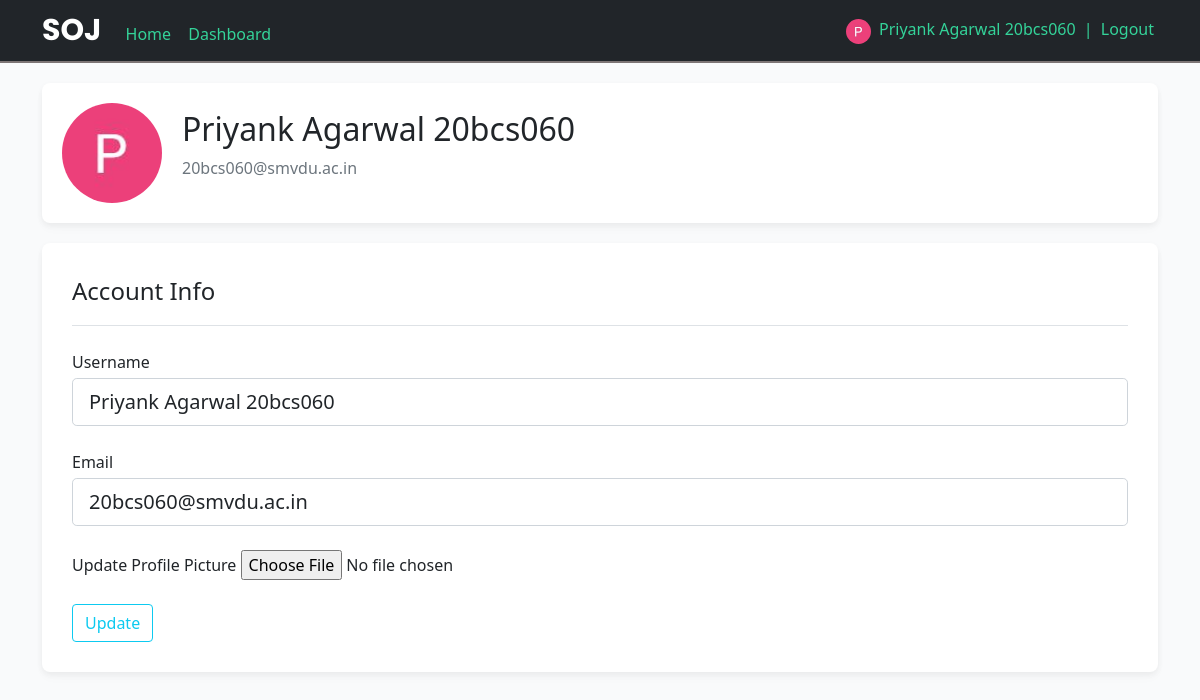
Page /account (signed in) on the committed database.
### SOJ/models.py (models this page shows, shortened)
class User(db.Model, UserMixin):
    id = db.Column(db.Integer, primary_key=True)
    username = db.Column(db.String(20), unique=True, nullable=False)
    email = db.Column(db.String(120), unique=True, nullable=False)
    image_file = db.Column(db.String(20), nullable=False, default='default.jpg')
    password = db.Column(db.String(60), nullable=False)

### SOJ/users/routes.py (the view)
@users.route("/account", methods=['GET', 'POST'])
@login_required
def account():
    form = UpdateAccountForm()
    if form.validate_on_submit():
        if form.picture.data:
            picture_file = save_picture(form.picture.data)
            current_user.image_file = picture_file
        current_user.username = form.username.data
        current_user.email = form.email.data
        db.session.commit()
        flash('Your account has been updated!', 'success')
        return redirect(url_for('users.account'))
    elif request.method == 'GET':
        form.username.data = current_user.username
        form.email.data = current_user.email
    image_file = url_for('static', filename='profile_pics/' + current_user.image_file)
    return render_template('account.html', title='Account',
                           image_file=image_file, form=form)

### SOJ/users/forms.py (shortened to what this page needs)
class UpdateAccountForm(FlaskForm):
    username = StringField('Username',
                           validators=[DataRequired(), Length(min=2, max=20)])
    email = StringField('Email',
                        validators=[DataRequired(), Email()])
    picture = FileField('Update Profile Picture', validators=[FileAllowed(['jpg', 'png'])])
    submit = SubmitField('Update')

### SOJ/models.py (called while the page is built)
@login_manager.user_loader
def load_user(user_id):
    return User.query.get(int(user_id))

### SOJ/templates/account.html (shortened to what this page needs)
{% extends "layout.html" %}
{% block content %}
<div class="container">
    <div class="d-flex flex-row custom-card" style="margin-top:20px; margin-bottom: 20px">
        <img class="rounded-circle" src="{{ image_file }}" width="100" height="100" style="margin:10px; margin-right:20px;">
        <div class="d-flex flex-column justify-content-center">
            <h2 class="account-heading">{{ current_user.username }}</h2>
            <p class="text-secondary">{{ current_user.email }}</p>
        </div>
    </div>
    <div class='custom-card container' style="padding:30px;">
        <form method="POST" action="" enctype="multipart/form-data">
            <fieldset class="form-group">
                <legend class="border-bottom mb-4 pb-3">Account Info</legend>
                <div class="form-group my-4">
                    {{ form.username.label(class="form-control-label mb-1") }}
                    {% if form.username.errors %}
                        {{ form.username(class="form-control form-control-lg is-invalid") }}
                        <div class="invalid-feedback">
                            {% for error in form.username.errors %}
                                <span>{{ error }}</span>
                            {% endfor %}
                        </div>
                    {% else %}
                        {{ form.username(class="form-control form-control-lg") }}
                    {% endif %}
                </div>
                <div class="form-group my-4">
                    {{ form.email.label(class="form-control-label mb-1") }}
                    {% if form.email.errors %}
                        {{ form.email(class="form-control form-control-lg is-invalid") }}
                        <div class="invalid-feedback">
                            {% for error in form.email.errors %}
                                <span>{{ error }}</span>
                            {% endfor %}
                        </div>
                    {% else %}
                        {{ form.email(class="form-control form-control-lg") }}
                    {% endif %}
                </div>
                <div class="form-group my-4">
                    {{ form.picture.label() }}
                    {{ form.picture(class="form-control-file ") }}
                </div>
            </fieldset>
            <div class="form-group">
                {{ form.submit(class="btn btn-outline-info") }}
            </div>
        </form>
    </div>
</div>
{% endblock content %}

### SOJ/templates/layout.html (shortened to what this page needs)
<!DOCTYPE html>
<html>
<head>
    <link href="https://cdn.jsdelivr.net/npm/bootstrap@5.0.2/dist/css/bootstrap.min.css" rel="stylesheet">
    <link rel="stylesheet" href="{{ url_for('static', filename='css/layout.css') }}">
</head>
<body style="background-color: #f9fafb;">
    <nav class="navbar navbar-dark bg-dark ">
        <div class="container">
            <div>
                <a  class="navbar-brand" style="font-size:30px; font-weight: bold; font-family: 'Poppins', sans-serif;">SOJ</a>
                <a href="/" class="custom-link">Home</a>
                {% if current_user.is_authenticated %}
                    <a href="{{ url_for('main.dashboard') }}" class="custom-link" style="margin-left:5px;">Dashboard</a>
                {% endif %}
            </div>
            <div>
                {% if current_user.is_authenticated %}
                <img class="rounded-circle" src="{{ url_for('static', filename='profile_pics/' + current_user.image_file) }}" width="25" height="25" >
                    <a class="custom-link" href="{{ url_for('users.account') }}">{{ current_user.username }} </a><span style="color: #34d399  ;">| </span>
                    <a class="custom-link" href="{{ url_for('users.logout') }}">Logout</a>
                {% else %}
                    <a class="custom-link" href="{{ url_for('users.login') }}">Login</a>
                {% endif %}
        </div>
    </nav>
    {% block content %}{% endblock %}
</body>
</html>

### SOJ/static/css/layout.css (style rules this page uses)
.custom-card { background-color: white; padding: 10px ; border-radius: 8px; box-shadow: rgba(0, 0, 0, 0.04) 0px 2px 6px, rgba(0, 0, 0, 0.02) 0px 4px 8px, rgba(0, 0, 0, 0.02) 0px 6px 12px; }
a { transition: all 0.3s; }
.custom-link { text-decoration: None; padding: 4px; color: #34d399 ; }
nav { border-bottom: 2px solid rgb(125, 117, 117); }

### rows in the picture
User: image_file (picture), username "Priyank Agarwal 20bcs060", email "20bcs060@smvdu.ac.in"
